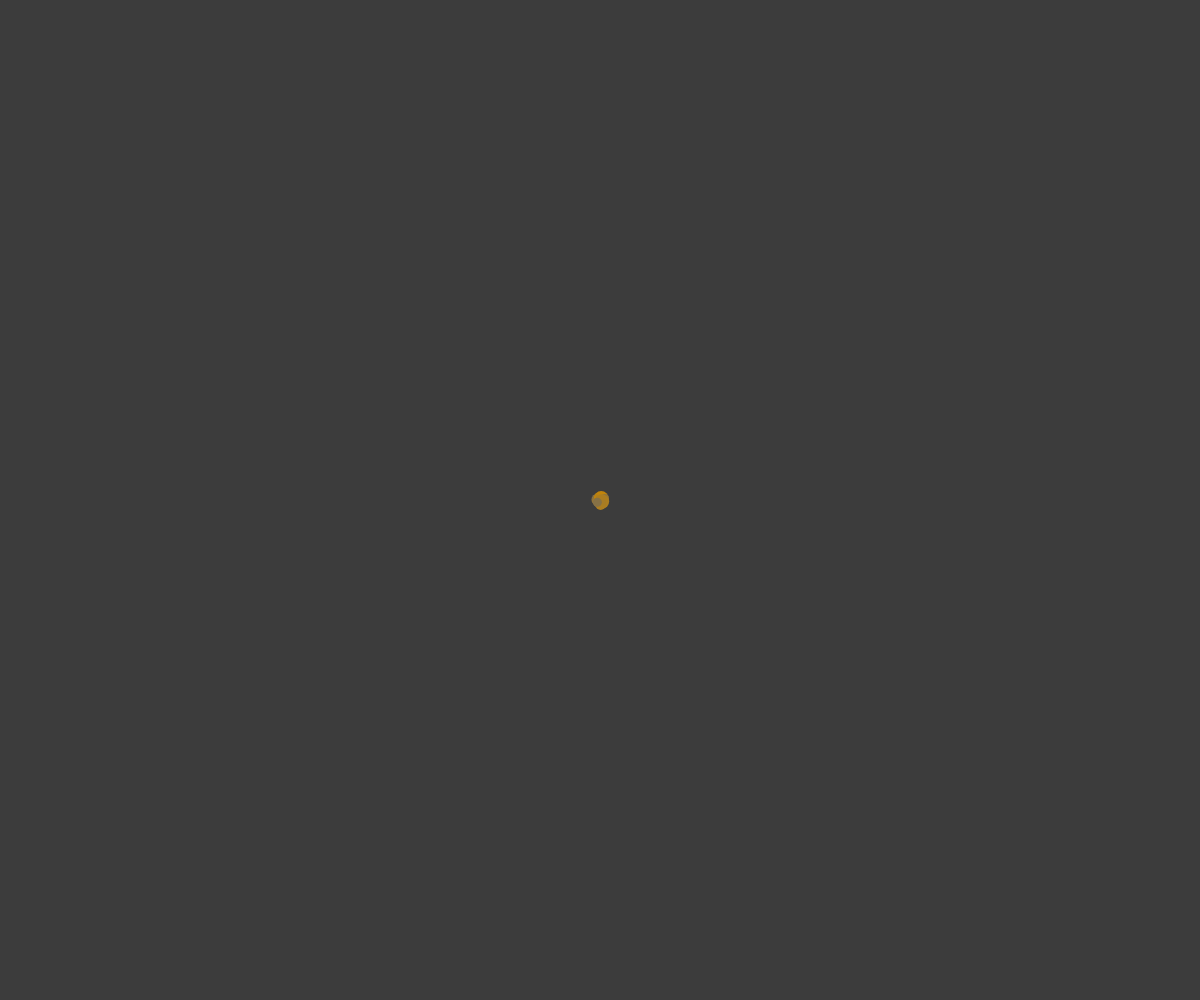
Frame 1 (no input)
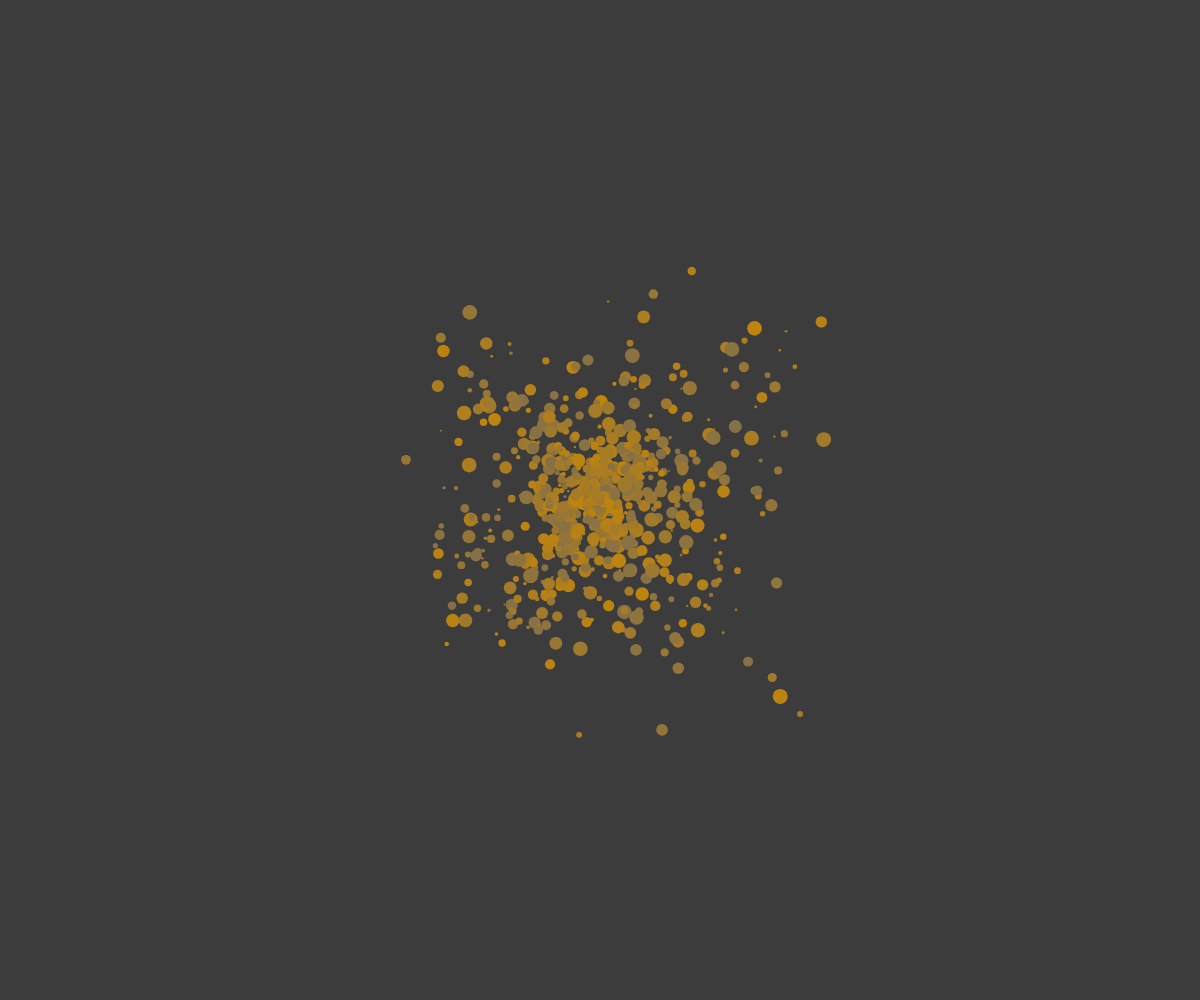
Frame 60 (no input)
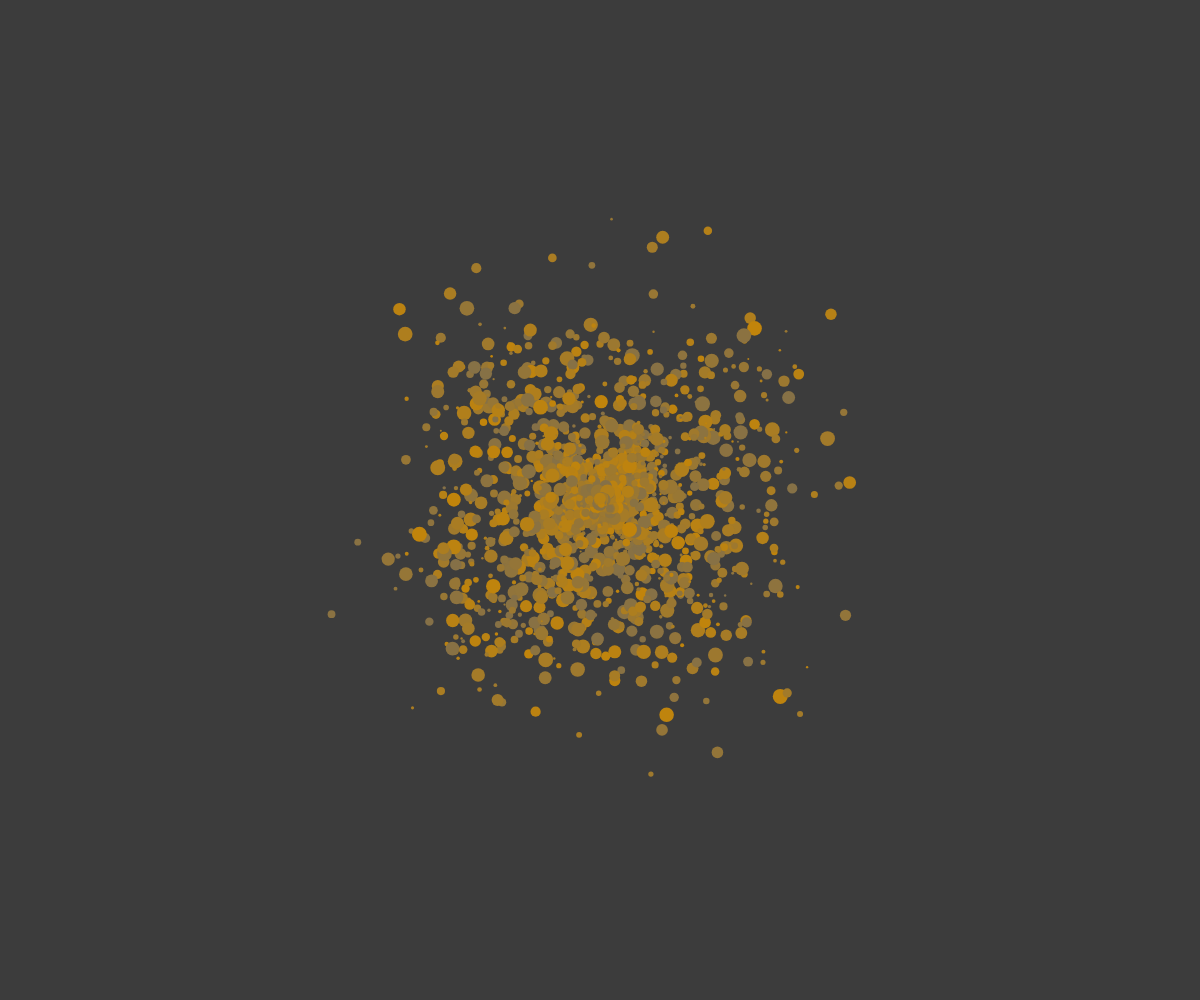
Frame 120 (the mouse pressed at the canvas centre since frame 60)

The p5.js sketch that drew these frames (run headless with seeded random() and noise() and a simulated clock; from frame 60 on, the mouse is pressed at the canvas centre):

// p5.js sketch
// ── sketch.js
let canvasCenter = {
  x: 0,
  y: 0
}

class Cell {
  constructor(x, y, size, xSpeed, ySpeed, traveledDist, maxDist, hsla, maxAge) {
    this.x = x;
    this.y = y;
    this.size = size;
    this.xSpeed = xSpeed;
    this.ySpeed = ySpeed;
    this.traveledDist = traveledDist;
    this.maxDist = maxDist;
    this.hsla = hsla
    this.maxAge = maxAge
  }
  age = 0;
  

  incrementAge() {
    this.age++;
  }
  fade() {
    if ((this.maxAge - this.age < 50) && this.hsla.a > 0.05) {
      this.hsla.a -= 0.02;
    }
  }
  bloom() {
    this.hsla.h = 19;
    this.hsla.s = round(random(40, 70))
  }
}

let cells = [];
let subCells = [];

function setup() {
  createCanvas(windowWidth, windowHeight);
  canvasCenter.x = width / 2;
  canvasCenter.y = height /2;
  frameRate(20);
}

function draw() {
  background(60)

  if (frameCount % 30 === 0) {
    console.log('cells length: ', cells.length)
    console.log('subCells length: ', subCells.length)
  }

  const currGenCount = round(random(3, 25))
  const minSize = 2
  const maxSize = 15
  const maxDist = round(random(10, 300))
  const mainCellMaxAge = round(random(300, 500));
  generateCells(currGenCount, minSize, maxSize, canvasCenter, maxDist, cells, mainCellMaxAge);

  moveCells(cells);
  ageCells(cells);
  multiplyCells(cells)
  killCells(cells);
  if (subCells.length > 0) {
    moveCells(subCells);
    ageCells(subCells);
    killCells(subCells);
  }
}

function moveCells(targetCellArr) {
  for(let cell of targetCellArr){
    let oldX = cell.x;
    let oldY = cell.y;

    cell.x += cell.xSpeed;
    cell.y += cell.ySpeed;

    cell.traveledDist += dist(oldX, oldY, cell.x, cell.y);
 
    if (cell.traveledDist > cell.maxDist){
      cell.xSpeed = 0;
      cell.ySpeed = 0;
    }

    let c = color(`hsla(${cell.hsla.h}, ${cell.hsla.s}%, ${cell.hsla.l}%, ${cell.hsla.a})`);
    fill(c)
    noStroke()
    ellipse(cell.x, cell.y, cell.size, cell.size);
  }
}

function generateCells(amount, minSize, maxSize, center, maxDist, targetCellArr, maxAge) {
  for(let i = 0; i < amount; i++) {

    const x = center.x // width / 2; 
    const y = center.y // height / 2; 

    const xSpeed = random(-5, 5);
    const ySpeed = random(-5, 5);

/*     const xSpeed = random(-1, 1);
    const ySpeed = random(-1, 1); */

    const maxTravelDist = round(random(maxDist / 2, maxDist))
    const traveledDist = 0;
    const size = random(minSize, maxSize);

    const hsla = {h: 40, s: random(30, 90), l: 40, a: 1.0};

    targetCellArr.push(new Cell(x, y, size, xSpeed, ySpeed, traveledDist, maxTravelDist, hsla, maxAge))
  }
}

function killCells(targetCellArr) {
  const survivingCellArr = targetCellArr.filter(cell => cell.age < cell.maxAge);
  while (targetCellArr.length > 0) {
    targetCellArr.pop();
  }
  for (let el of survivingCellArr) {
    targetCellArr.push(el);
  }

}

function ageCells(targetCellArr) {
  for (let cell of targetCellArr) {
    cell.incrementAge();
    if (cell.age > cell.maxAge / 2) {
      cell.fade();
    }
  }
}

function multiplyCells(targetCellArr) {
  for (let cell of targetCellArr) {
    const hasChildren = random(1) > 0.7 && subCells.length < 6000;
    if ((cell.xSpeed === 0 && cell.age > 170) && hasChildren) {
      cell.bloom()
      const currGenCount = round(random(5, 15))
      const currMinSize = 2
      const currMaxSize = 15
      const currMaxDist = round(random(10, 50))
      const currCenter = {
        x: cell.x,
        y: cell.y
      }
      const descendentMaxAge = round(random(100, 200))
      generateCells(currGenCount, currMinSize, currMaxSize, currCenter, currMaxDist, subCells, descendentMaxAge);
    }
  }
  
}
